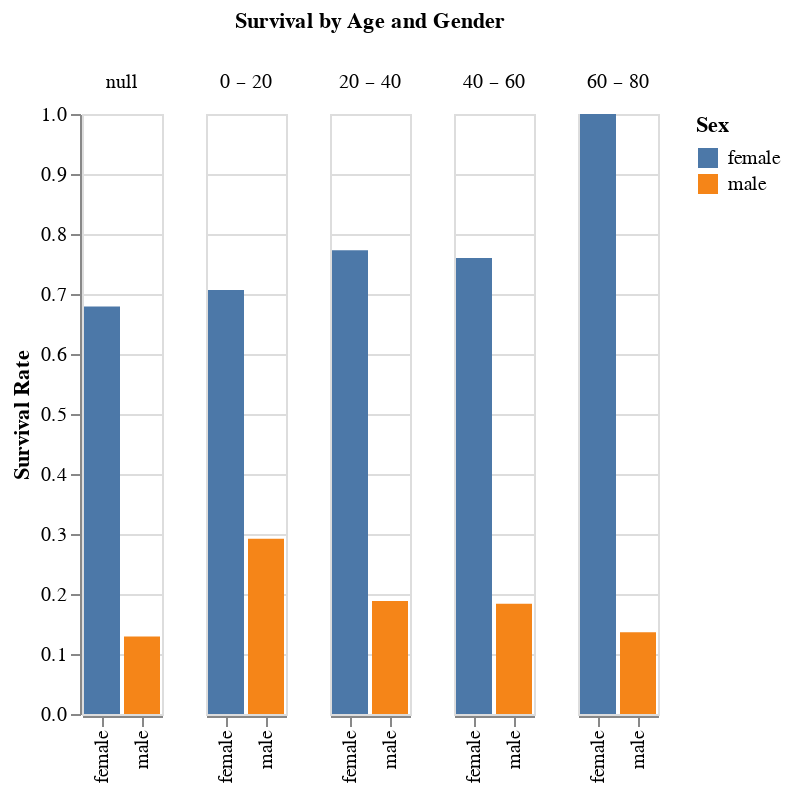

Notebook cell for this chart:
### Markdown cell above
### Obervations 1

* Age does not make much difference to the survival rate. A few >60 year old females had a perfect survival rate only because sample sizes were low.

* Higher class people had a higher survival rate.

* Females had a higher survival rate than males.

* People with 1 or 2 siblings onboard tend to fare the best compared to people no siblings or > 2 siblings.

* Embarkation from Cherbourg was assoicated with higer survial rate.

### Code cell
p6

### Figure 1 — Vega-Lite specification as saved in the notebook (floating-point values rounded to 4 significant figures; data arrays with more than 128 entries replaced by an {"elided": "..."} marker saying what was removed)
{"data": {"values": {"elided": "891 records"}}, "mark": "bar", "encoding": {"x": {"title": "", "field": "Sex", "type": "nominal"}, "y": {"title": "Survival Rate", "aggregate": "mean", "field": "Survived", "type": "quantitative"}, "column": {"bin": true, "title": "Survival by Age and Gender", "field": "Age", "type": "quantitative"}, "color": {"field": "Sex", "type": "nominal"}}}
